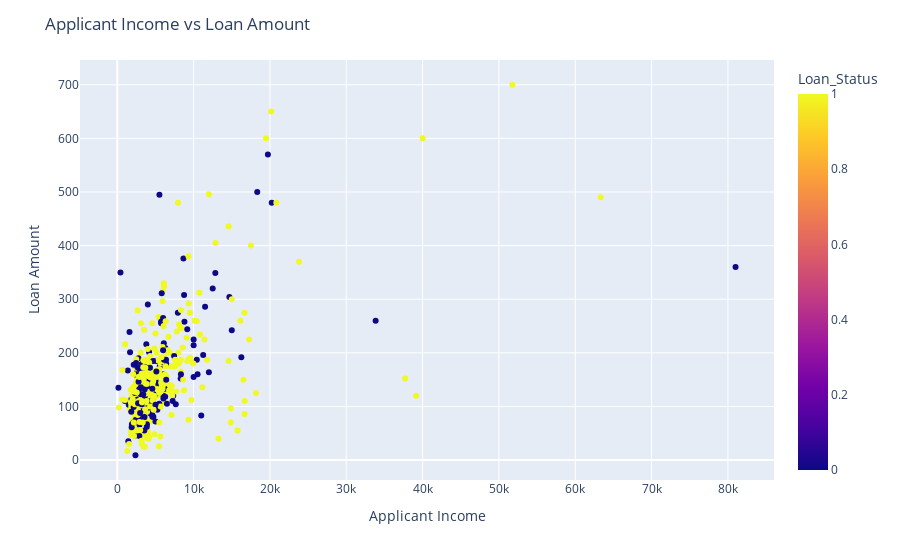

Source (notebook cell):
### Code cell
# plot the a scatter plot of the income and loan amount with a color based on the loan status
fig = px.scatter(df, x='ApplicantIncome', y='LoanAmount', color='Loan_Status')
fig.update_layout(title='Applicant Income vs Loan Amount', xaxis_title='Applicant Income', yaxis_title='Loan Amount')
fig.show()

### Figure 1 — Plotly figure (JSON) as saved in the notebook; plotly's stock layout.template omitted (floating-point values rounded to 4 significant figures; data arrays with more than 128 entries replaced by an {"elided": "..."} marker saying what was removed)
{"data": [{"hovertemplate": "ApplicantIncome=%{x}<br>LoanAmount=%{y}<br>Loan_Status=%{marker.color}<extra></extra>", "legendgroup": "", "marker": {"color": {"elided": "614 int values"}, "coloraxis": "coloraxis", "symbol": "circle"}, "mode": "markers", "name": "", "orientation": "v", "showlegend": false, "type": "scatter", "x": {"elided": "614 int values"}, "xaxis": "x", "y": {"elided": "614 int values"}, "yaxis": "y"}], "layout": {"coloraxis": {"colorbar": {"title": {"text": "Loan_Status"}}, "colorscale": [[0, "#0d0887"], [0.1111, "#46039f"], [0.2222, "#7201a8"], [0.3333, "#9c179e"], [0.4444, "#bd3786"], [0.5556, "#d8576b"], [0.6667, "#ed7953"], [0.7778, "#fb9f3a"], [0.8889, "#fdca26"], [1, "#f0f921"]]}, "legend": {"tracegroupgap": 0}, "margin": {"t": 60}, "title": {"text": "Applicant Income vs Loan Amount"}, "xaxis": {"anchor": "y", "domain": [0, 1], "title": {"text": "Applicant Income"}}, "yaxis": {"anchor": "x", "domain": [0, 1], "title": {"text": "Loan Amount"}}}}
